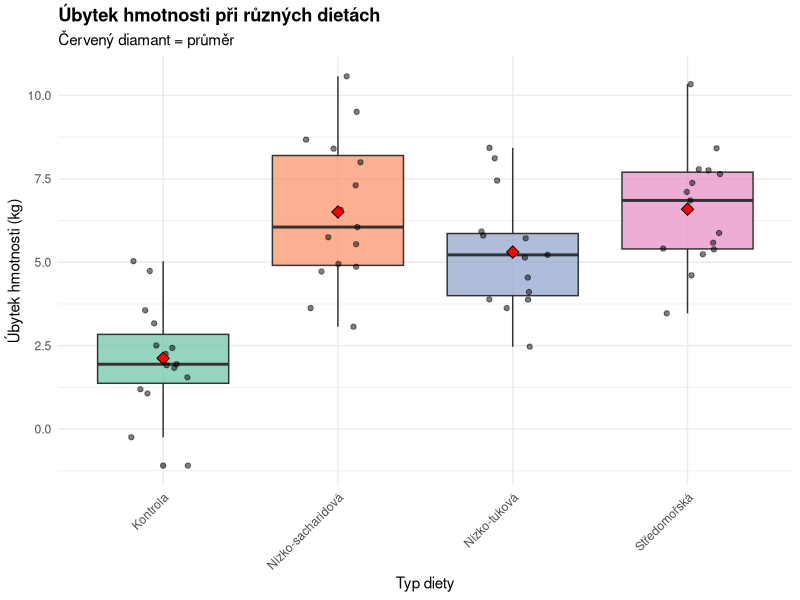
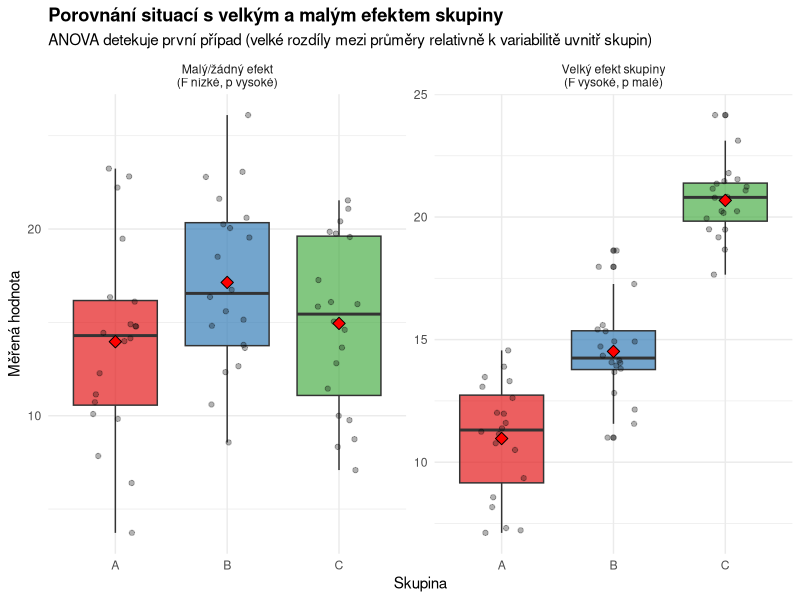

Write the R code that produced these figures, in order.
## ---- chunk 1
#| label: fig-anova-example
#| fig-cap: "Příklad dat pro ANOVA - úbytek hmotnosti při různých dietách"
#| warning: false

library(ggplot2)
library(dplyr)

# Simulace dat
set.seed(123)
n_per_group <- 15

data <- data.frame(
  dieta = rep(c("Nízko-tuková", "Nízko-sacharidová", "Středomořská", "Kontrola"),
              each = n_per_group),
  ubytek_kg = c(
    rnorm(n_per_group, mean = 5, sd = 2),   # Nízko-tuková
    rnorm(n_per_group, mean = 7, sd = 2),   # Nízko-sacharidová
    rnorm(n_per_group, mean = 6, sd = 2),   # Středomořská
    rnorm(n_per_group, mean = 2, sd = 2)    # Kontrola
  )
)

# Boxplot
ggplot(data, aes(x = dieta, y = ubytek_kg, fill = dieta)) +
  geom_boxplot(alpha = 0.7) +
  geom_jitter(width = 0.2, alpha = 0.5) +
  stat_summary(fun = mean, geom = "point", shape = 23, size = 3,
               fill = "red", color = "black") +
  labs(
    title = "Úbytek hmotnosti při různých dietách",
    subtitle = "Červený diamant = průměr",
    x = "Typ diety",
    y = "Úbytek hmotnosti (kg)",
    fill = "Dieta"
  ) +
  theme_minimal() +
  theme(
    plot.title = element_text(face = "bold"),
    legend.position = "none",
    axis.text.x = element_text(angle = 45, hjust = 1)
  ) +
  scale_fill_brewer(palette = "Set2")

# Deskriptivní statistiky
data %>%
  group_by(dieta) %>%
  summarise(
    n = n(),
    prumer = round(mean(ubytek_kg), 2),
    sd = round(sd(ubytek_kg), 2),
    min = round(min(ubytek_kg), 2),
    max = round(max(ubytek_kg), 2)
  ) %>%
  knitr::kable(caption = "Deskriptivní statistiky úbytku hmotnosti podle diet")
## ---- chunk 2
# Jednofaktorová ANOVA
anova_model <- aov(ubytek_kg ~ dieta, data = data)
summary(anova_model)
## ---- chunk 3
#| label: fig-anova-concept
#| fig-cap: "Vizualizace konceptu ANOVA - porovnání variability"
#| warning: false

# Vytvoření dvou scénářů
set.seed(456)
n <- 20

# Scénář 1: Velký efekt (skupiny se liší)
scenario1 <- data.frame(
  skupina = rep(c("A", "B", "C"), each = n),
  hodnota = c(
    rnorm(n, mean = 10, sd = 2),
    rnorm(n, mean = 15, sd = 2),
    rnorm(n, mean = 20, sd = 2)
  ),
  scenar = "Velký efekt skupiny\n(F vysoké, p malé)"
)

# Scénář 2: Malý/žádný efekt
scenario2 <- data.frame(
  skupina = rep(c("A", "B", "C"), each = n),
  hodnota = c(
    rnorm(n, mean = 15, sd = 5),
    rnorm(n, mean = 16, sd = 5),
    rnorm(n, mean = 15.5, sd = 5)
  ),
  scenar = "Malý/žádný efekt\n(F nízké, p vysoké)"
)

combined <- rbind(scenario1, scenario2)

# Graf
ggplot(combined, aes(x = skupina, y = hodnota, fill = skupina)) +
  geom_boxplot(alpha = 0.7) +
  geom_jitter(width = 0.2, alpha = 0.3) +
  stat_summary(fun = mean, geom = "point", shape = 23, size = 3,
               fill = "red", color = "black") +
  facet_wrap(~ scenar, scales = "free_y") +
  labs(
    title = "Porovnání situací s velkým a malým efektem skupiny",
    subtitle = "ANOVA detekuje první případ (velké rozdíly mezi průměry relativně k variabilitě uvnitř skupin)",
    x = "Skupina",
    y = "Měřená hodnota"
  ) +
  theme_minimal() +
  theme(
    plot.title = element_text(face = "bold"),
    legend.position = "none"
  ) +
  scale_fill_brewer(palette = "Set1")

# Výpočet F statistiky pro oba scénáře
f1 <- summary(aov(hodnota ~ skupina, data = scenario1))[[1]]$`F value`[1]
p1 <- summary(aov(hodnota ~ skupina, data = scenario1))[[1]]$`Pr(>F)`[1]

f2 <- summary(aov(hodnota ~ skupina, data = scenario2))[[1]]$`F value`[1]
p2 <- summary(aov(hodnota ~ skupina, data = scenario2))[[1]]$`Pr(>F)`[1]

cat(paste0("Velký efekt: F = ", round(f1, 2), ", p < 0.001\n"))
cat(paste0("Malý efekt: F = ", round(f2, 2), ", p = ", round(p2, 3)))
